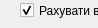
  <widget class="QWidget" name="page_4">
   <property name="geometry">
    <rect>
     <x>0</x>
     <y>0</y>
     <width>98</width>
     <height>28</height>
    </rect>
   </property>
   <attribute name="label">
    <string>Обчислення нормативних та розрахункових значень модуля деформації з використанням аналітичної апроксимації компресійної кривої</string>
   </attribute>
   <widget class="QCheckBox" name="checkBox_5">
    <property name="geometry">
     <rect>
      <x>20</x>
      <y>0</y>
      <width>105</width>
      <height>21</height>
     </rect>
    </property>
    <property name="text">
     <string>Рахувати всі</string>
    </property>
    <property name="checked">
     <bool>true</bool>
    </property>
   </widget>
   <widget class="QToolButton" name="toolButton_13">
    <property name="geometry">
     <rect>
      <x>130</x>
      <y>0</y>
      <width>26</width>
      <height>26</height>
     </rect>
    </property>
    <property name="toolTip">
     <string>Додати рядок до таблиці інженерно-геологічних елементів</string>
    </property>
    <property name="statusTip">
     <string>Додавання рядка до таблиці</string>
    </property>
    <property name="locale">
     <locale language="Ukrainian" country="Ukraine"/>
    </property>
    <property name="text">
     <string/>
    </property>
    <property name="icon">
     <iconset>
      <normaloff>../icons/16x16/list-add.png</normaloff>../icons/16x16/list-add.png</iconset>
    </property>
    <property name="arrowType">
     <enum>Qt::NoArrow</enum>
    </property>
   </widget>
   <widget class="QTableView" name="tableIGEcompres">
    <property name="geometry">
     <rect>
      <x>10</x>
      <y>30</y>
      <width>780</width>
      <height>380</height>
     </rect>
    </property>
    <property name="locale">
     <locale language="Ukrainian" country="Ukraine"/>
    </property>
    <attribute name="verticalHeaderDefaultSectionSize">
     <number>25</number>
    </attribute>
   </widget>
   <widget class="QToolButton" name="toolButton_14">
    <property name="geometry">
     <rect>
      <x>160</x>
      <y>0</y>
      <width>26</width>
      <height>26</height>
     </rect>
    </property>
    <property name="toolTip">
     <string>Вилучити рядок з таблиці інженерно-геологічних елементів</string>
    </property>
    <property name="statusTip">
     <string>Вилучення рядка з таблиці</string>
    </property>
    <property name="text">
     <string/>
    </property>
    <property name="icon">
     <iconset>
      <normaloff>../icons/16x16/list-remove.png</normaloff>../icons/16x16/list-remove.png</iconset>
    </property>
   </widget>
   <widget class="QCheckBox" name="checkBox_6">
    <property name="geometry">
     <rect>
      <x>810</x>
      <y>0</y>
      <width>105</width>
      <height>21</height>
     </rect>
    </property>
    <property name="text">
     <string>Рахувати всі</string>
    </property>
    <property name="checked">
     <bool>true</bool>
    </property>
   </widget>
   <widget class="QToolButton" name="toolButton_15">
    <property name="geometry">
     <rect>
      <x>920</x>
      <y>0</y>
      <width>26</width>
      <height>26</height>
     </rect>
    </property>
    <property name="toolTip">
     <string>Додати рядок до таблиці результатів випробувань грунтів</string>
    </property>
    <property name="statusTip">
     <string>Додавання рядка до таблиці</string>
    </property>
    <property name="locale">
     <locale language="Ukrainian" country="Ukraine"/>
    </property>
    <property name="text">
     <string/>
    </property>
    <property name="icon">
     <iconset>
      <normaloff>../icons/16x16/list-add.png</normaloff>../icons/16x16/list-add.png</iconset>
    </property>
    <property name="arrowType">
     <enum>Qt::NoArrow</enum>
    </property>
   </widget>
   <widget class="QToolButton" name="toolButton_16">
    <property name="geometry">
     <rect>
      <x>1010</x>
      <y>0</y>
      <width>26</width>
      <height>26</height>
     </rect>
    </property>
    <property name="toolTip">
     <string>Вилучити всі рядки з таблиці</string>
    </property>
    <property name="statusTip">
     <string>Вилучення всіх рядків з таблиці результатів зрізних випробувань</string>
    </property>
    <property name="text">
     <string/>
    </property>
    <property name="icon">
     <iconset>
      <normaloff>../icons/16x16/edit-table-delete-row.png</normaloff>../icons/16x16/edit-table-delete-row.png</iconset>
    </property>
   </widget>
   <widget class="QTableView" name="tableCompres">
    <property name="geometry">
     <rect>
      <x>800</x>
      <y>30</y>
      <width>470</width>
      <height>510</height>
     </rect>
    </property>
    <attribute name="verticalHeaderDefaultSectionSize">
     <number>25</number>
    </attribute>
   </widget>
   <widget class="QToolButton" name="toolButton_17">
    <property name="geometry">
     <rect>
      <x>950</x>
      <y>0</y>
      <width>26</width>
      <height>26</height>
     </rect>
    </property>
    <property name="toolTip">
     <string>Вилучити рядок з таблиці результатів випробувань грунтів</string>
    </property>
    <property name="statusTip">
     <string>Вилучення рядка з таблиці</string>
    </property>
    <property name="text">
     <string/>
    </property>
    <property name="icon">
     <iconset>
      <normaloff>../icons/16x16/list-remove.png</normaloff>../icons/16x16/list-remove.png</iconset>
    </property>
   </widget>
   <widget class="QToolButton" name="toolButton_18">
    <property name="geometry">
     <rect>
      <x>980</x>
      <y>0</y>
      <width>26</width>
      <height>26</height>
     </rect>
    </property>
    <property name="toolTip">
     <string>Імпортувати дані з файлу формату CSV</string>
    </property>
    <property name="statusTip">
     <string>Імпортує дані з файлу формату CSV</string>
    </property>
    <property name="text">
     <string/>
    </property>
    <property name="icon">
     <iconset>
      <normaloff>../icons/16x16/document-import.png</normaloff>../icons/16x16/document-import.png</iconset>
    </property>
   </widget>
   <widget class="QPushButton" name="pushButton_7">
    <property name="geometry">
     <rect>
      <x>500</x>
      <y>550</y>
      <width>130</width>
      <height>28</height>
     </rect>
    </property>
    <property name="text">
     <string>Розрахувати</string>
    </property>
    <property name="icon">
     <iconset>
      <normaloff>../icons/16x16/accessories-calculator.png</normaloff>../icons/16x16/accessories-calculator.png</iconset>
    </property>
   </widget>
   <widget class="QLabel" name="label_7">
    <property name="geometry">
     <rect>
      <x>10</x>
      <y>420</y>
      <width>470</width>
      <height>120</height>
     </rect>
    </property>
    <property name="font">
     <font>
      <weight>75</weight>
      <bold>true</bold>
     </font>
    </property>
    <property name="frameShape">
     <enum>QFrame::Box</enum>
    </property>
    <property name="frameShadow">
     <enum>QFrame::Sunken</enum>
    </property>
    <property name="text">
     <string>TextLabel</string>
    </property>
    <property name="alignment">
     <set>Qt::AlignCenter</set>
    </property>
    <property name="wordWrap">
     <bool>true</bool>
    </property>
    <property name="margin">
     <number>3</number>
    </property>
    <property name="textInteractionFlags">
     <set>Qt::TextSelectableByMouse</set>
    </property>
   </widget>
   <widget class="QPushButton" name="pushButton_8">
    <property name="geometry">
     <rect>
      <x>110</x>
      <y>550</y>
      <width>130</width>
      <height>28</height>
     </rect>
    </property>
    <property name="text">
     <string>Вибір об'єкта</string>
    </property>
    <property name="icon">
     <iconset>
      <normaloff>../icons/16x16/crane.png</normaloff>../icons/16x16/crane.png</iconset>
    </property>
   </widget>
   <widget class="QPushButton" name="pushButton_9">
    <property name="geometry">
     <rect>
      <x>638</x>
      <y>550</y>
      <width>130</width>
      <height>28</height>
     </rect>
    </property>
    <property name="text">
     <string>Відмінити</string>
    </property>
    <property name="icon">
     <iconset>
      <normaloff>../icons/16x16/dialog-cancel.png</normaloff>../icons/16x16/dialog-cancel.png</iconset>
    </property>
   </widget>
   <widget class="QFrame" name="frame_3">
    <property name="geometry">
     <rect>
      <x>490</x>
      <y>420</y>
      <width>300</width>
      <height>120</height>
     </rect>
    </property>
    <property name="frameShape">
     <enum>QFrame::Box</enum>
    </property>
    <property name="frameShadow">
     <enum>QFrame::Sunken</enum>
    </property>
    <widget class="QRadioButton" name="radioButton_7">
     <property name="geometry">
      <rect>
       <x>10</x>
       <y>22</y>
       <width>281</width>
       <height>40</height>
      </rect>
     </property>
     <property name="text">
      <string>Метод розрахунку 
за значеннями відносного стиску (ε)</string>
     </property>
     <property name="checked">
      <bool>true</bool>
     </property>
    </widget>
    <widget class="QRadioButton" name="radioButton_8">
     <property name="geometry">
      <rect>
       <x>10</x>
       <y>60</y>
       <width>281</width>
       <height>40</height>
      </rect>
     </property>
     <property name="text">
      <string>Метод розрахунку 
за значеннями коефіцієнта пористості (e)</string>
     </property>
    </widget>
   </widget>
   <widget class="QLabel" name="label_8">
    <property name="geometry">
     <rect>
      <x>810</x>
      <y>550</y>
      <width>120</width>
      <height>28</height>
     </rect>
    </property>
    <property name="text">
     <string>Всього показніків:</string>
    </property>
    <property name="alignment">
     <set>Qt::AlignRight|Qt::AlignTrailing|Qt::AlignVCenter</set>
    </property>
   </widget>
   <widget class="QLabel" name="label_9">
    <property name="geometry">
     <rect>
      <x>940</x>
      <y>550</y>
      <width>50</width>
      <height>28</height>
     </rect>
    </property>
    <property name="frameShape">
     <enum>QFrame::Box</enum>
    </property>
    <property name="frameShadow">
     <enum>QFrame::Sunken</enum>
    </property>
    <property name="text">
     <string>-</string>
    </property>
    <property name="alignment">
     <set>Qt::AlignCenter</set>
    </property>
   </widget>
  </widget>
